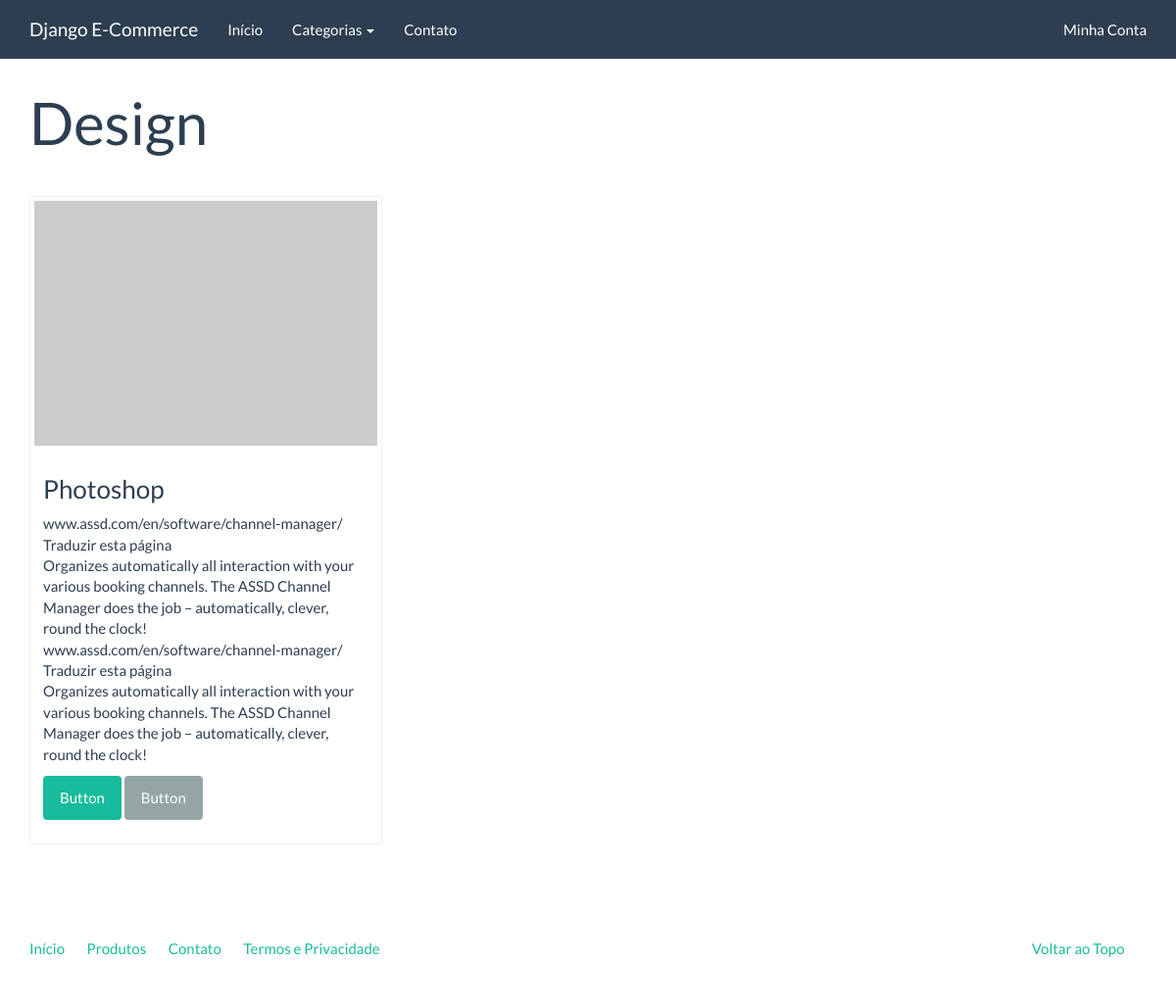
The app's page /catalogo/design/ with its own data.
### catalog/models.py (models this page shows)
class Category(models.Model):
    name = models.CharField('Nome', max_length=100)
    slug = models.SlugField('Identificador', max_length=100)
    created = models.DateTimeField('Criado em:', auto_now_add=True)
    modified = models.DateTimeField('Modificado em', auto_now=True)
    class Meta:
        verbose_name = 'Categoria'
        verbose_name_plural = 'Categorias'
        ordering = ['name']
    def __str__(self):
        return self.name
    def get_absolute_url(self):
        return reverse('catalog:category', kwargs={'slug': self.slug})

class Product(models.Model):
    name = models.CharField('Nome', max_length=100)
    slug = models.SlugField('Identificador', max_length=100)
    category = models.ForeignKey(Category)
    created = models.DateTimeField('Criado em:', auto_now_add=True)
    modified = models.DateTimeField('Modificado em', auto_now=True)
    description = models.TextField('Descrição', blank=True)
    price = models.DecimalField('Preço', decimal_places=2, max_digits=8)
    class Meta:
        verbose_name = 'Produto'
        verbose_name_plural = 'Produtos'
        ordering = ['name']
    def __str__(self):
        return self.name
    def get_absolute_url(self):
        return reverse('catalog:product', kwargs={'slug': self.slug})

### catalog/views.py (the view)
# urls.py: url(r'^(?P<slug>[\w_-]+)/$', views.category, name='category'),
def category(request, slug):
    Category_get = Category.objects.get(slug=slug)
    context = {
        'current_category': Category_get,
        'product_list': Product.objects.filter(category=Category_get),
    }
    return render(request, 'catalog/category.html', context)

### catalog/context_processors.py (called while the page is built)
def category(request):
    return {
        "category": Category.objects.all()
    }

### catalog/templates/catalog/category.html (shortened to what this page needs)
{% extends 'base.html' %}
{% block conteiner %}
    <div class="page-header">
        <h1>{{ current_category }}</h1>
    </div>
    <div class="row">
        {% for product in product_list %}
            <div class="col-sm-6 col-md-4">
                <div class="thumbnail">
                <a href="{{ product.get_absolute_url }}">
                    <img src="http://placehold.it/350x250" alt="" />
                </a>
                <div class="caption">
                    <h3>{{ product }}</h3>
                    <p>{{ product.description | linebreaks }}</p>
                    <p><a href="#" class="btn btn-success" role="button">Button</a> <a href="#" class="btn btn-default" role="button">Button</a></p>
                </div>
                </div>
            </div>
        {% endfor %}
    </div>
{% endblock %}

### records on screen
Category: name "Design"
Product: name "Photoshop", description "www.assd.com/en/software/channel-manager/ Traduzir esta página Organizes automatically all interaction with your various booking channels. The ASSD Channel Manager does the job – automatically, clever, round the clock! www.assd.com/en/software/channel-manager/ Traduzir esta página Organizes automatically all interaction with your various booking channels. The ASSD Channel Manager does the job – automatically, clever, round the clock!"
